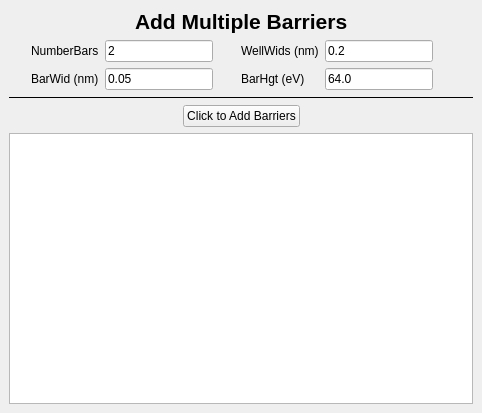
<?xml version="1.0" encoding="UTF-8"?>
<ui version="4.0">
 <class>AddMultiBarriersDock</class>
 <widget class="QDockWidget" name="AddMultiBarriersDock">
  <property name="geometry">
   <rect>
    <x>0</x>
    <y>0</y>
    <width>482</width>
    <height>413</height>
   </rect>
  </property>
  <property name="features">
   <set>QDockWidget::DockWidgetFloatable|QDockWidget::DockWidgetMovable</set>
  </property>
  <property name="windowTitle">
   <string>Add Multiple Barriers</string>
  </property>
  <widget class="QWidget" name="dockWidgetContents">
   <layout class="QVBoxLayout" name="verticalLayout">
    <item>
     <layout class="QHBoxLayout" name="horizontalLayout">
      <item>
       <spacer name="horizontalSpacer">
        <property name="orientation">
         <enum>Qt::Horizontal</enum>
        </property>
        <property name="sizeHint" stdset="0">
         <size>
          <width>40</width>
          <height>20</height>
         </size>
        </property>
       </spacer>
      </item>
      <item>
       <widget class="QLabel" name="label">
        <property name="font">
         <font>
          <pointsize>16</pointsize>
          <weight>75</weight>
          <bold>true</bold>
         </font>
        </property>
        <property name="text">
         <string>Add Multiple Barriers</string>
        </property>
       </widget>
      </item>
      <item>
       <spacer name="horizontalSpacer_2">
        <property name="orientation">
         <enum>Qt::Horizontal</enum>
        </property>
        <property name="sizeHint" stdset="0">
         <size>
          <width>40</width>
          <height>20</height>
         </size>
        </property>
       </spacer>
      </item>
      <item>
       <layout class="QHBoxLayout" name="horizontalLayout_2"/>
      </item>
     </layout>
    </item>
    <item>
     <layout class="QHBoxLayout" name="horizontalLayout_3">
      <item>
       <spacer name="horizontalSpacer_10">
        <property name="orientation">
         <enum>Qt::Horizontal</enum>
        </property>
        <property name="sizeHint" stdset="0">
         <size>
          <width>13</width>
          <height>50</height>
         </size>
        </property>
       </spacer>
      </item>
      <item>
       <layout class="QFormLayout" name="formLayout_3">
        <item row="0" column="0">
         <widget class="QLabel" name="testLabel">
          <property name="text">
           <string>NumberBars</string>
          </property>
         </widget>
        </item>
        <item row="0" column="1">
         <widget class="QLineEdit" name="le_numbarriers">
          <property name="text">
           <string>2</string>
          </property>
         </widget>
        </item>
        <item row="1" column="0">
         <widget class="QLabel" name="label_3">
          <property name="text">
           <string>BarWid (nm)</string>
          </property>
         </widget>
        </item>
        <item row="1" column="1">
         <widget class="QLineEdit" name="le_barwidth">
          <property name="text">
           <string>0.05</string>
          </property>
         </widget>
        </item>
       </layout>
      </item>
      <item>
       <spacer name="horizontalSpacer_3">
        <property name="orientation">
         <enum>Qt::Horizontal</enum>
        </property>
        <property name="sizeHint" stdset="0">
         <size>
          <width>13</width>
          <height>50</height>
         </size>
        </property>
       </spacer>
      </item>
      <item>
       <layout class="QFormLayout" name="formLayout">
        <item row="0" column="0">
         <widget class="QLabel" name="label_2">
          <property name="text">
           <string>WellWids (nm)</string>
          </property>
         </widget>
        </item>
        <item row="0" column="1">
         <widget class="QLineEdit" name="le_width">
          <property name="text">
           <string>0.2</string>
          </property>
         </widget>
        </item>
        <item row="1" column="0">
         <widget class="QLabel" name="label_4">
          <property name="text">
           <string>BarHgt (eV)</string>
          </property>
         </widget>
        </item>
        <item row="1" column="1">
         <widget class="QLineEdit" name="le_barheight">
          <property name="text">
           <string>64.0</string>
          </property>
         </widget>
        </item>
       </layout>
      </item>
      <item>
       <spacer name="horizontalSpacer_11">
        <property name="orientation">
         <enum>Qt::Horizontal</enum>
        </property>
        <property name="sizeHint" stdset="0">
         <size>
          <width>40</width>
          <height>20</height>
         </size>
        </property>
       </spacer>
      </item>
     </layout>
    </item>
    <item>
     <widget class="Line" name="line">
      <property name="frameShadow">
       <enum>QFrame::Plain</enum>
      </property>
      <property name="orientation">
       <enum>Qt::Horizontal</enum>
      </property>
     </widget>
    </item>
    <item>
     <layout class="QHBoxLayout" name="horizontalLayout_5">
      <item>
       <spacer name="horizontalSpacer_8">
        <property name="orientation">
         <enum>Qt::Horizontal</enum>
        </property>
        <property name="sizeHint" stdset="0">
         <size>
          <width>40</width>
          <height>20</height>
         </size>
        </property>
       </spacer>
      </item>
      <item>
       <widget class="QPushButton" name="pb_addbarriers">
        <property name="text">
         <string>Click to Add Barriers</string>
        </property>
       </widget>
      </item>
      <item>
       <spacer name="horizontalSpacer_9">
        <property name="orientation">
         <enum>Qt::Horizontal</enum>
        </property>
        <property name="sizeHint" stdset="0">
         <size>
          <width>40</width>
          <height>20</height>
         </size>
        </property>
       </spacer>
      </item>
     </layout>
    </item>
    <item>
     <widget class="QTextEdit" name="te_multibarriers"/>
    </item>
   </layout>
  </widget>
 </widget>
 <resources/>
 <connections/>
</ui>
